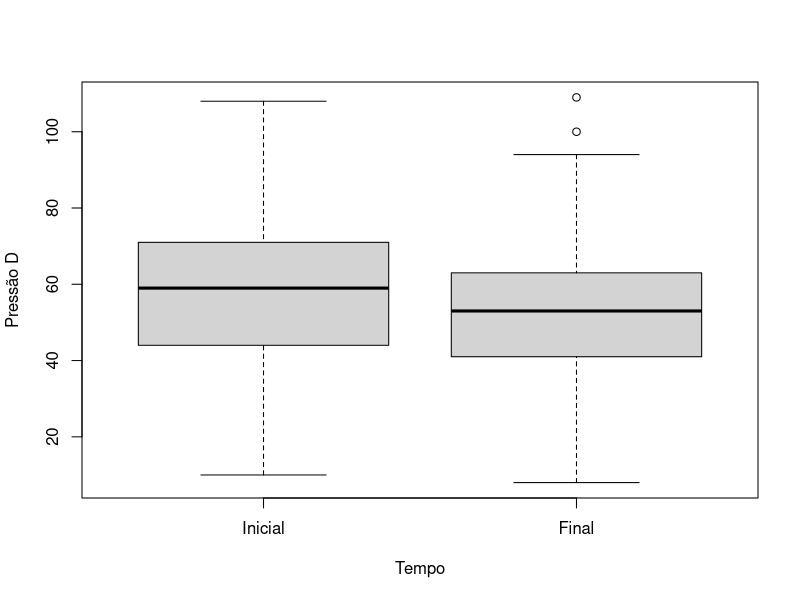

Here is the R script that generated this plot:
setwd("~/Documents/projects/UTFPR/probabilidade-e-estatistica-MA35B/aula3/tarefas/tarefa6")
dados <- read.csv(file = "cgd1.csv", sep = ",")
dados2 <- read.csv(file = "shock2.csv", sep = ";")

#boxplot(dados$Tempo~dados$PH, ylab="Tempo", xlab="Heredietariedade", names=c("Autossomico", "X- linked"))

boxplot(dados2$DBP~dados2$Tempo, ylab="Pressão D", xlab="Tempo", names=c("Inicial", "Final"))
